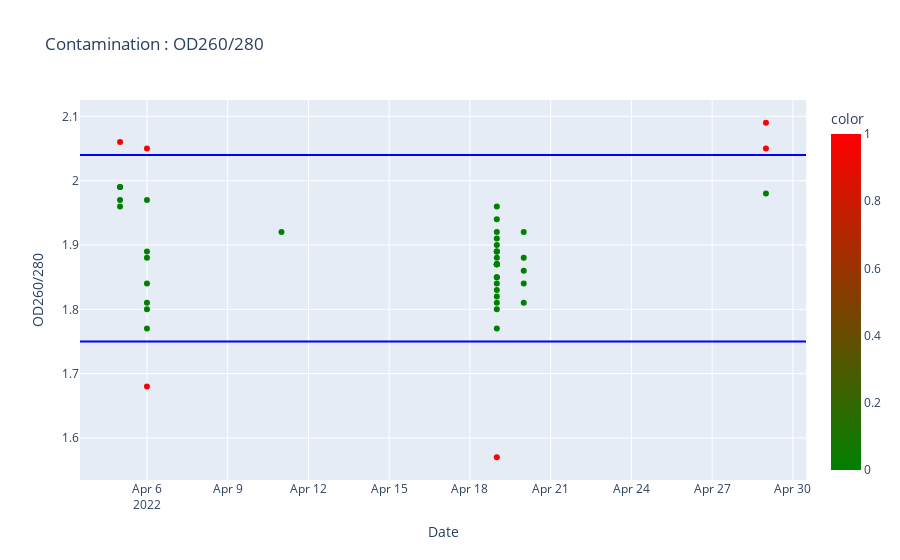

The cell this chart's notebook holds for it:
### Code cell
import plotly.express as px

fig = px.scatter(df1, x="Date", y="OD260/280",
                 hover_data=['ParticipantID'],title = 'Contamination : OD260/280',
                
    
        color=(
            (df1['OD260/280'] > 2.04) |
            (df1['OD260/280'] < 1.75)
        ).astype('float'),
        color_continuous_scale=["green", "red"]
        
    )
fig.add_hline(y=1.75, line_width=2, line_color="blue")
fig.add_hline(y=2.04, line_width=2, line_color="blue")


fig.show()

### Figure 1 — Plotly figure (JSON) as saved in the notebook; plotly's stock layout.template omitted (floating-point values rounded to 4 significant figures)
{"data": [{"customdata": [["K039336F"], ["K039317K"], ["K036350K"], ["K024292D"], ["K039339J"], ["K039289E"], ["K037463V"], ["K041633C"], ["K039452G"], ["K039083F"], ["K030902N"], ["K036349J"], ["K039344P"], ["K036348H"], ["K039337G"], ["K039335E"], ["K039292H"], ["K043668P"], ["K041385H"], ["K029049Z"], ["K037464W"], ["K041381D"], ["K039345Q"], ["K039275P"], ["K039297N"], ["K039343N"], ["K039352Y"], ["K023506Z"], ["K039328X"], ["K039332B"], ["K043221D"], ["K039320N"], ["K039348T"], ["K039354A"], ["K041646R"], ["K000815K"], ["K039346R"], ["K035312G"], ["K039326V"], ["K039347S"], ["K039342M"], ["K044761C"], ["K039351X"], ["K039329Y"], ["K039605Y"], ["K044760B"]], "hovertemplate": "Date=%{x}<br>OD260/280=%{y}<br>ParticipantID=%{customdata[0]}<br>color=%{marker.color}<extra></extra>", "legendgroup": "", "marker": {"color": [0, 1, 1, 0, 0, 0, 1, 0, 0, 0, 0, 0, 0, 0, 0, 0, 0, 0, 1, 0, 0, 0, 0, 0, 0, 0, 0, 0, 0, 1, 0, 0, 0, 0, 0, 0, 0, 1, 0, 0, 0, 0, 0, 0, 0, 0], "coloraxis": "coloraxis", "symbol": "circle"}, "mode": "markers", "name": "", "orientation": "v", "showlegend": false, "type": "scatter", "x": ["2022-04-20", "2022-04-19", "2022-04-06", "2022-04-19", "2022-04-19", "2022-04-06", "2022-04-05", "2022-04-19", "2022-04-19", "2022-04-20", "2022-04-05", "2022-04-06", "2022-04-20", "2022-04-19", "2022-04-06", "2022-04-19", "2022-04-19", "2022-04-19", "2022-04-29", "2022-04-11", "2022-04-19", "2022-04-29", "2022-04-19", "2022-04-19", "2022-04-05", "2022-04-19", "2022-04-19", "2022-04-20", "2022-04-06", "2022-04-06", "2022-04-19", "2022-04-06", "2022-04-05", "2022-04-19", "2022-04-19", "2022-04-19", "2022-04-19", "2022-04-29", "2022-04-06", "2022-04-05", "2022-04-19", "2022-04-19", "2022-04-20", "2022-04-06", "2022-04-19", "2022-04-19"], "xaxis": "x", "y": [1.81, 1.57, 2.05, 1.82, 1.87, 1.88, 2.06, 1.92, 1.81, 1.88, 1.99, 1.97, 1.86, 1.9, 1.89, 1.83, 1.89, 1.85, 2.05, 1.92, 1.87, 1.98, 1.77, 1.89, 1.96, 1.87, 1.85, 1.84, 1.8, 1.68, 1.94, 1.84, 1.97, 1.87, 1.96, 1.87, 1.88, 2.09, 1.77, 1.99, 1.89, 1.8, 1.92, 1.81, 1.84, 1.91], "yaxis": "y"}], "layout": {"coloraxis": {"colorbar": {"title": {"text": "color"}}, "colorscale": [[0, "green"], [1, "red"]]}, "legend": {"tracegroupgap": 0}, "shapes": [{"line": {"color": "blue", "width": 2}, "type": "line", "x0": 0, "x1": 1, "xref": "x domain", "y0": 1.75, "y1": 1.75, "yref": "y"}, {"line": {"color": "blue", "width": 2}, "type": "line", "x0": 0, "x1": 1, "xref": "x domain", "y0": 2.04, "y1": 2.04, "yref": "y"}], "title": {"text": "Contamination : OD260/280"}, "xaxis": {"anchor": "y", "domain": [0, 1], "title": {"text": "Date"}}, "yaxis": {"anchor": "x", "domain": [0, 1], "title": {"text": "OD260/280"}}}}
